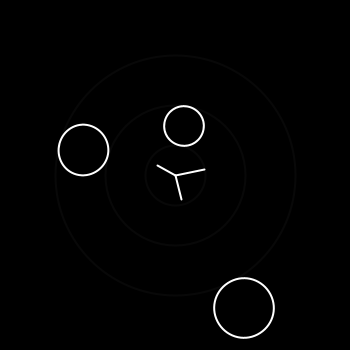
Frame 1 (no input)
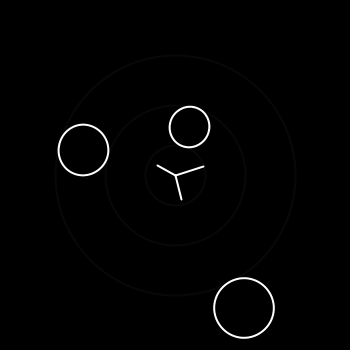
Frame 60 (the mouse pressed at the canvas centre just before this capture)
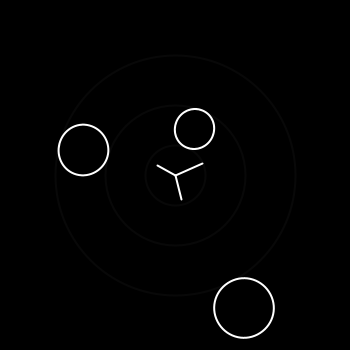
Frame 120 (the mouse held since frame 60 and released just before this capture)

The Processing sketch that drew these frames (run headless with seeded random() and noise(); from frame 60 on, the mouse is pressed at the canvas centre):

// Processing sketch: processing_169464
// ── processing_169464.pde

void setup ()
{
  size (350,350);
  background (0);

}
void draw ()
{
  translate (width/2, height/2);
  rectMode (CENTER);
  noFill ();
  strokeWeight (2);
  background (0);
  float sekunde = map (second (),0,59,0,2*PI);
  float schwein = map (minute (),0,59,0,2*PI);
  float stunde = map (hour (),0,23,0,2*PI);
 
  stroke (255,255,255,8);
  ellipse (0,0,60,60);
  ellipse (0,0,140,140);
  ellipse (0,0,240,240);

  stroke (255);
  
  
  pushMatrix();
  rotate (sekunde);
  ellipse (50,0,40,-40);
  popMatrix();
  
  pushMatrix ();
  rotate (-sekunde);
  line (0,0,0,-30);
  popMatrix();
  
  pushMatrix ();
  rotate (schwein);
  ellipse (95,0,50,-50);
  popMatrix();
  
  pushMatrix();
  rotate (-schwein);
  line (0,0,0,-25);
  popMatrix();
  
  pushMatrix();
  rotate (stunde);
  ellipse (150,0,60,-60);
  popMatrix();
  
  pushMatrix();
  rotate (-stunde);
  line (0,0,0,-20);
  popMatrix();
}
